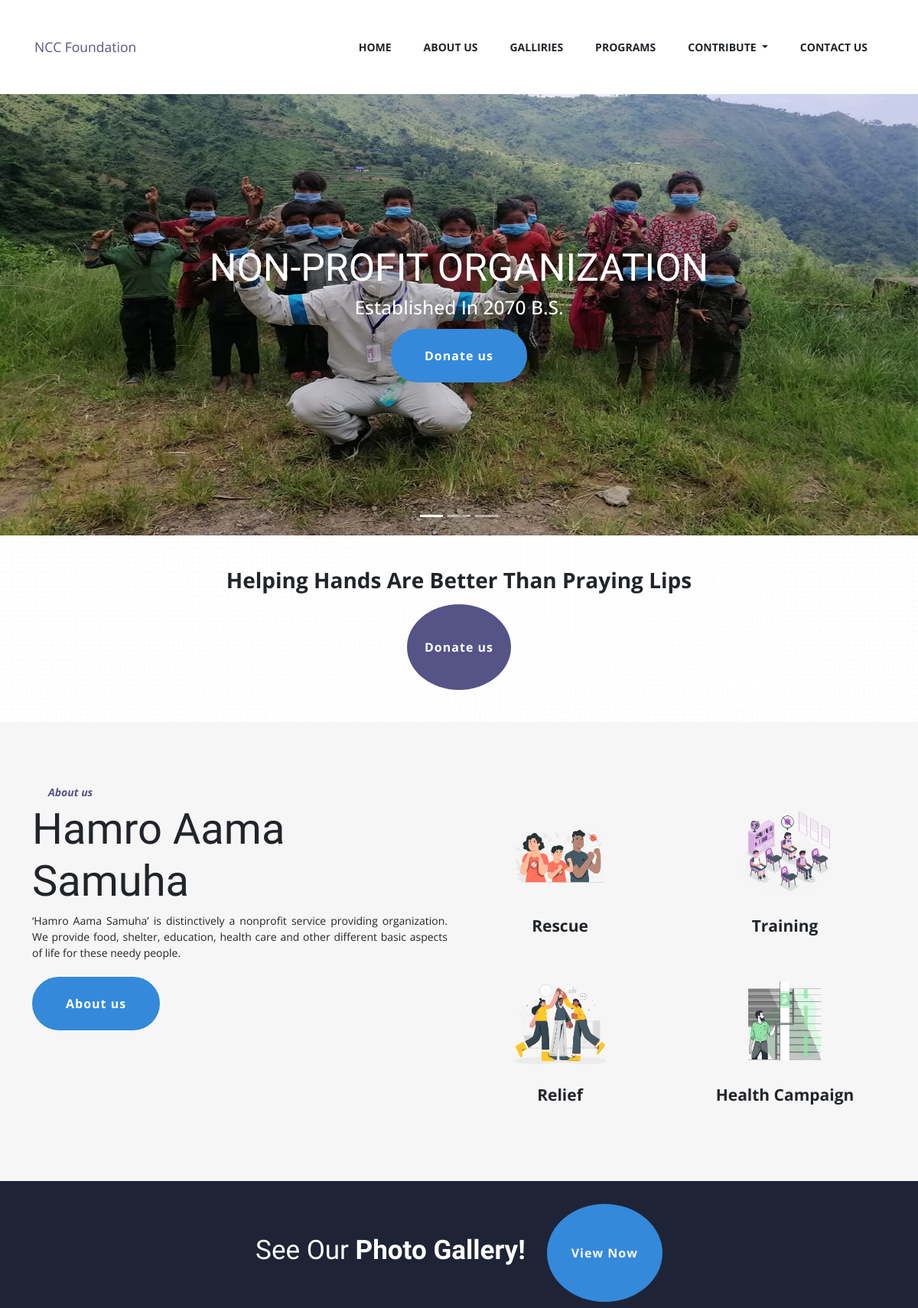
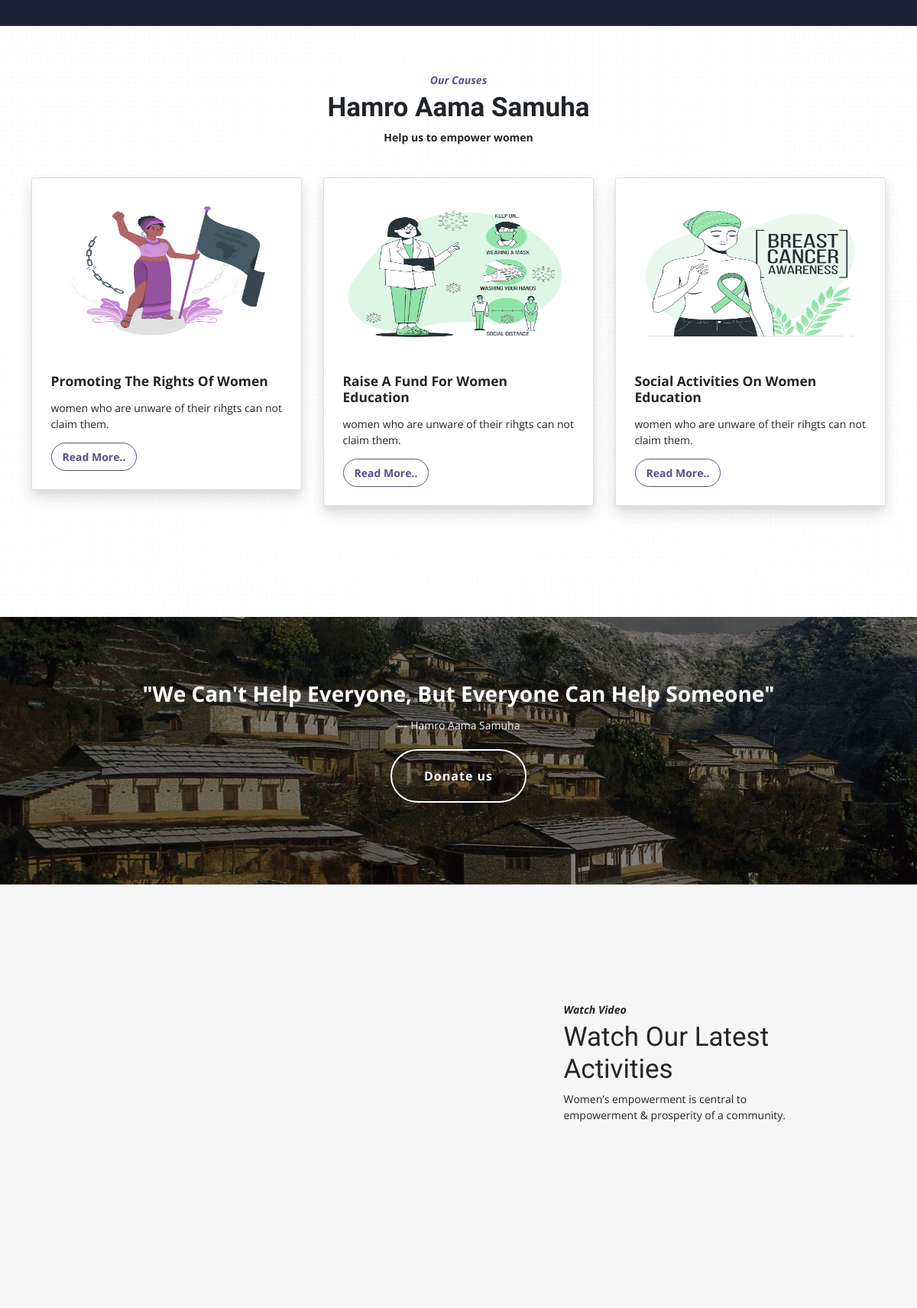
The page / (upper part) on the database its author committed (2 pictures, top to bottom).
### core/models.py (models this page shows, shortened)
class Carasoul(models.Model):
    image      = models.ImageField(upload_to='pics/%Y/%m/%d/')
    title      = models.CharField(max_length=250)
    sub_title  = models.CharField(max_length=100,blank=True,null=True)
    class Meta:
        verbose_name_plural = "Carasoul"

class Cause(models.Model):
    image      = models.ImageField(upload_to='pics/%Y/%m/%d/')
    title      = models.CharField(max_length=150)
    timestamp    = models.DateTimeField(auto_now_add=True)
    content    = RichTextField()
    class Meta:
        verbose_name_plural = "Causes"

### core/views.py (the view)
# urls.py: path('', HomeView, name='home'),
def HomeView(request):
    carosoulList = Carasoul.objects.all()
    causeList    = Cause.objects.all().order_by('-timestamp')
    paginator    = Paginator(causeList, 3)
    page_number  = request.GET.get('page')
    page_obj     = paginator.get_page(page_number)
    activity = Activity.objects.all()
    programList  = Program.objects.all().order_by('-timestamp')
    paginator    = Paginator(programList, 4)
    page_number  = request.GET.get('page')
    page_obj2    = paginator.get_page(page_number)
    donorList    = Donor.objects.all().order_by('-timestamp')
    paginator    = Paginator(donorList, 3)
    page_number  = request.GET.get('page')
    page_obj3    = paginator.get_page(page_number)
    context = {
        'carosoulList'  : carosoulList,
        'page_obj'      : page_obj,
        'activity'      : activity,
        'page_obj2'     : page_obj2,
        'page_obj3'     : page_obj3
    }
    return render(request,'index.html',context)

### core/models.py (called while the page is built)
    def timestamp_pretty(self):
        return self.timestamp.strftime('%b %e, %Y')

    def summary(self):
        return self.content[:70]

    def get_absoulate_url(self):
        return reverse('core:details',kwargs ={
            'pk':self.pk
        })

### template/index.html (shortened to what this page needs)
{% extends 'base.html' %}
{% load staticfiles %}
{% block body %}
    {% block carasoul %}{% include 'carasoul.html' %}{% endblock %}
    {% block donateSection %}{% include 'donateSection.html' %}{% endblock %}
    {% block aboutusSection %}{% include 'aboutusSection.html' %}{% endblock %}
    {% block gallerySection %}{% include 'gallerySection.html' %}{% endblock %}
    {% block causeSection %}{% include 'causeSection.html' %}{% endblock %}
    {% block paralexSection %}{% include 'paralexSection.html' %}{% endblock %}
    {% block activitiesSection %}{% include 'activitiesSection.html' %}{% endblock %}
{% endblock %}

### template/carasoul.html (shortened to what this page needs)
{% load staticfiles %}
<div class="carasoul">
    <div id="carouselExampleCaptions" class="carousel slide" data-ride="carousel">
        <ol class="carousel-indicators">
            <li data-target="#carouselExampleCaptions" data-slide-to="0" class="active"></li>
            <li data-target="#carouselExampleCaptions" data-slide-to="1"></li>
            <li data-target="#carouselExampleCaptions" data-slide-to="2"></li>
        </ol>
        <div class="carousel-inner">
            {% for object in carosoulList %}
            <div class="carousel-item {% if forloop.counter0 == 0 %}active{% endif %}" id="carousel-item-section">
                <img src="{{object.image.url}}" class="d-block w-100 fluid carousel-img" alt="carasoul"
                    style="height:700px">
                <div class="carousel-caption d-none d-md-block">
                    <h2 class="animate__animated
                        {% if forloop.counter0 == 0 %}animate__bounceInLeft{% endif %}
                        ">
                        {{object.title}}
                    </h2>
                    <h3 class="animate__animated
                    {% if forloop.counter0 == 0 %}animate__bounceInRight{% endif %}
                    ">
                        {{object.sub_title}}
                    </h3>
                    <a href="{% url 'core:contribute' %}">
                        <button class="mt-2 animate__animated animate__zoomIn p-4 px-5 btn btn-donate font-weight-bold">
                            Donate us
                        </button>
                    </a>
                </div>
            </div>
            {% endfor %}
        </div>
    </div>
</div>

### template/causeSection.html
{% load staticfiles %}
<div class="our_causes_section px-5 pt-4" style="background-image: url('{% static 'img/Dotted-background.jpg' %}')">
    <div class="pt-5">
        <h6 class="font-weight-bold text-center font-italic">Our Causes</h6>
        <h1 class="text-center font-weight-bold">Hamro Aama samuha</h1>
        <p class="text-center font-weight-bold">Help us to empower women</p>
    </div>
    <div class="row ">
        {% for causes in page_obj%}
        <div class="col-lg-4 col-md-4 col-sm-12 my-3 w-100 p-3">
            <div class="card w-100 card_wrapper p-2" style="width: 18rem;">
                <img class="card-img-top p-4" src="{{causes.image.url}}" alt="causeImage">
                <div class="card-body">
                    <h5 class="font-weight-bold">{{causes.title}}</h5>
                    <p class="card-text">{{causes.content|safe}}</p>
                    <button class="btn px-3 py-2 btn-card font-weight-bold">Read more..</button>
                </div>
            </div>
        </div>
        {% endfor %}
    </div>
</div>

### static/css/style.css (style rules this page uses)
* { padding: 0px; margin: 0px; box-sizing: border-box; }
html, body { font-family: 'Open Sans', sans-serif; font-size: 14px; width: 100%; overflow-x: hidden; }
.carasoul h2, h3 { font-family: 'Coiny', cursive; }
.carousel-caption { padding-bottom: 180px; }
.carousel-caption h2 { text-transform: uppercase; font-size: 50px; }
.btn-donate { font-weight: 500; font-size: 16px; letter-spacing: 1px; display: inline-block; padding: 10px 30px; border-radius: 50px; transition: 0.5s; border: 2px solid #3489db; text-decoration: none; background: #3489db; color: #fff; }
.about_us_section .about_card .card-body h5, h4, h2 { font-family: 'Coiny', cursive; text-transform: capitalize; }
.our_causes_section { height: auto; min-height: 773px; }
.our_causes_section h6 { color: #565387; }
.our_causes_section h1 { font-family: 'Coiny', cursive; text-transform: capitalize; }
.our_causes_section .card_wrapper { cursor: pointer; box-shadow: 0 10px 20px rgba(0, 0, 0, .12), 0 4px 8px rgba(0, 0, 0, .06); transition-duration: 0.6s; }
.our_causes_section .card_wrapper img { height: 230px; }
.card_wrapper button { display: inline-block; padding: 10px 30px; border-radius: 50px; color: #565387; border: 1px solid #565387; text-transform: capitalize; }

### static/css/main.css (style rules this page uses)
.page_wraper h1, h2, h3, h4, h5 { font-family: 'Open Sans', sans-serif; text-transform: capitalize; }

### rows shown on the page
Carasoul: image (picture), title "NON-PROFIT ORGANIZATION", sub_title "Established In 2070 B.S."
Cause: image (picture), title "Promoting The Rights Of Women", content "women who are unware of their rihgts can not claim them."
Cause: image (picture), title "Raise A Fund For Women Education", content "women who are unware of their rihgts can not claim them."
Cause: image (picture), title "Social Activities On Women Education", content "women who are unware of their rihgts can not claim them."
